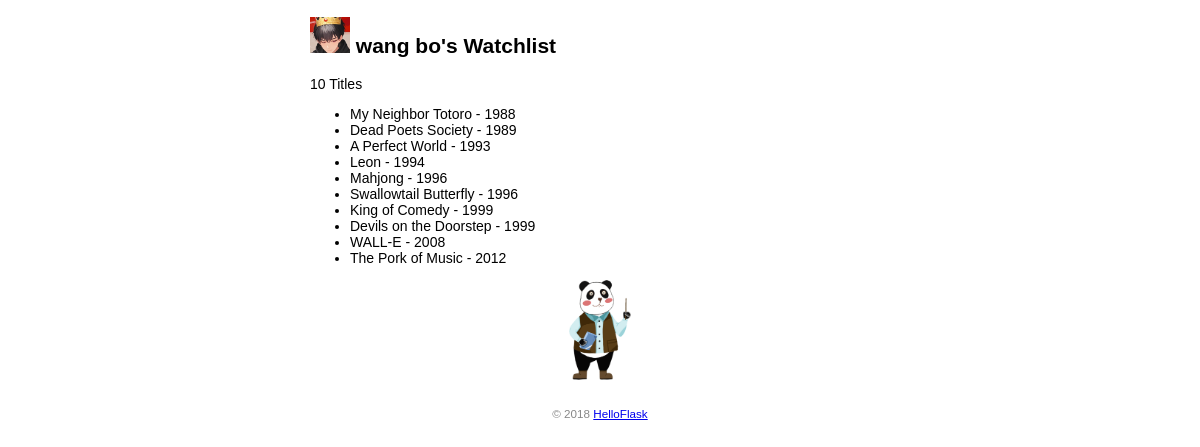
Before: / with the older database file.
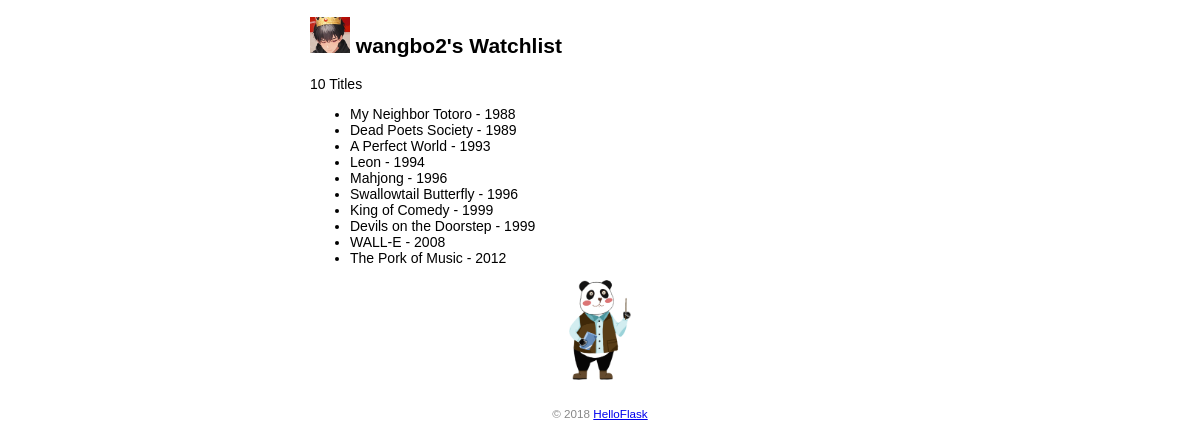
After: the same page with the newer database file.
### app.py (models this page shows)
class User(db.Model):  # 表名将会是 user（自动生成，小写处理）
    id = db.Column(db.Integer, primary_key=True)  # 主键
    name = db.Column(db.String(20))  # 名字

class Movie(db.Model):  # 表名将会是 movie
    id = db.Column(db.Integer, primary_key=True)  # 主键
    title = db.Column(db.String(60))  # 电影标题
    year = db.Column(db.String(4))  # 电影年份

### app.py (the view)
@app.route('/')
def index():
    user = User.query.first()  # 读取用户记录
    movies = Movie.query.all()  # 读取所有电影记录
    return render_template('index.html', user=user, movies=movies)

### templates/index.html (shortened to what this page needs)
<!DOCTYPE html>
<html lang="en">
<head>
    <link rel="stylesheet" href="{{ url_for('static', filename='style.css') }}" type="text/css">
</head>
<body>
    <h2>
        <img alt="Avatar" class="avatar" src="{{ url_for('static', filename='images/avatar.png') }}">
        {{ user.name }}'s Watchlist
    </h2>
    <p>{{ movies|length }} Titles</p>
    <ul>
        {% for movie in movies %}
        <li>{{ movie.title }} - {{ movie.year }}</li>
        {% endfor %}
    </ul>
    <img alt="Walking Totoro" class="panda" src="{{ url_for('static', filename='images/panda.gif') }}">
    <footer>
        <small>&copy; 2018 <a href="http://helloflask.com/book/3">HelloFlask</a></small>
    </footer>
</body>
</html>

### static/style.css (style rules this page uses)
body { margin: auto; max-width: 580px; font-size: 14px; font-family: Helvetica, Arial, sans-serif; }
footer { color: #888; margin-top: 15px; text-align: center; padding: 10px; }
.avatar { width: 40px; }
.panda { display: block; margin: 0 auto; height: 100px; }

Changed rows visible on the page:
changed User: name "wang bo" → "wangbo2"
